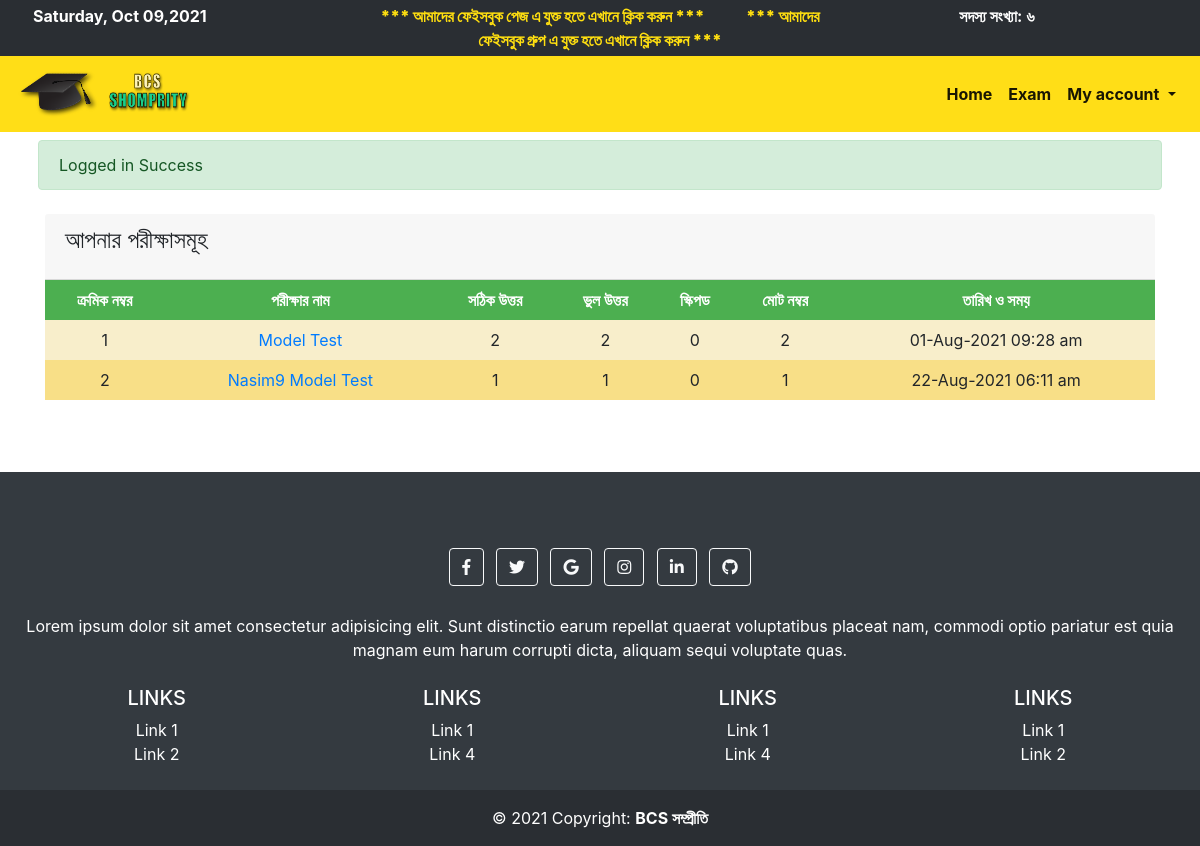
The page /student/participated_exams.php (signed in) on the database its author committed.
### tables this page shows
CREATE TABLE `question_answer` (
  `id` bigint(20) NOT NULL,
  `user_id` bigint(20) NOT NULL,
  `model_test_id` bigint(20) NOT NULL,
  `skipped` float NOT NULL DEFAULT 0,
  `correct_answer` float NOT NULL DEFAULT 0,
  `wrong_answer` float NOT NULL DEFAULT 0,
  `total_mark` float NOT NULL DEFAULT 0,
  `positive_mark` float NOT NULL DEFAULT 0,
  `negative_mark` float NOT NULL DEFAULT 0,
  `all_answer` varchar(1000) NOT NULL DEFAULT '0',
  `created_at` timestamp NOT NULL DEFAULT current_timestamp()
);

CREATE TABLE `model_test` (
  `id` int(11) NOT NULL,
  `user_id` int(11) NOT NULL,
  `model_test_name` varchar(100) NOT NULL,
  `model_test_examiner_name` varchar(100) NOT NULL,
  `positive_mark` float NOT NULL,
  `negative_mark` float NOT NULL,
  `model_test_date` varchar(100) NOT NULL,
  `duration` int(11) NOT NULL,
  `model_set` varchar(100) DEFAULT NULL,
  `course_id` int(11) DEFAULT NULL,
  `payment` int(11) DEFAULT NULL,
  `pinned` int(11) DEFAULT NULL,
  `secure_pin` varchar(100) DEFAULT NULL,
  `image_name` varchar(100) DEFAULT NULL,
  `image_type` varchar(100) DEFAULT NULL,
  `participants` int(11) DEFAULT NULL,
  `finished` int(11) DEFAULT NULL,
  `total_questions` int(11) DEFAULT NULL,
  `created_at` timestamp NULL DEFAULT current_timestamp(),
  `banner_payment_amount` varchar(100) DEFAULT NULL,
  `banner_medium` varchar(100) DEFAULT NULL,
  `banner_action` tinyint(1) NOT NULL DEFAULT 0,
  `banner_payment_number` varchar(100) DEFAULT NULL
);

### link/dbname.php (called while the page is built, shortened)
<?php
$MODEL_TEST = 'model_test';
$QUESTION_ANSWER = 'question_answer';

### student/participated_exams.php (the view)
<?php include 'toplayout.php';
$user_id = userID($userInput);
$final_pagination_results = all_by_SPECIFIC_ID($QUESTION_ANSWER,'user_id',$user_id );
?>
<div class="container">
    <div class="card-header">
        <h4 class="card-title" style="display: flex"> আপনার পরীক্ষাসমূহ </h4>
    </div>
    <table class="category_table text-center">
        <tr>
            <th> ক্রমিক নম্বর </th>
            <th> পরীক্ষার নাম </th>
            <th> সঠিক উত্তর </th>
            <th> ভুল উত্তর </th>
            <th> স্কিপড </th>
            <th> মোট নম্বর </th>
            <th> তারিখ ও সময় </th>
        </tr>
        <?php $index = 1;
         foreach($final_pagination_results as $row) {?>
        <tr>
            <td><?php echo $index;?></td>
            <td>
                <a href="result.php?id=<?php echo $row['model_test_id']; ?>"><?php echo returnSingleValue($MODEL_TEST,'model_test_name','id',$row['model_test_id']); ?></a>
            </td>
            <td><?php echo $row['correct_answer']; ?></td>
            <td><?php echo $row['wrong_answer']; ?></td>
            <td><?php echo $row['skipped']; ?></td>
            <td><?php echo $row['total_mark']; ?></td>
            <td><?php echo stringToDate($row['created_at'])." ".stringToTime($row['created_at']); ?></td>
        </tr>
        <?php $index= $index+1; } ?>
    </table>
    <br>
    <br>
</div>
<br>
<?php include 'bottomlayout.php'; ?>

### rows shown on the page
question_answer: model_test.model_test_name "Model Test", correct_answer "2", wrong_answer "2", skipped "0", total_mark "2", created_at "01-Aug-2021", created_at "09:28 am"
question_answer: model_test.model_test_name "Nasim9 Model Test", correct_answer "1", wrong_answer "1", skipped "0", total_mark "1", created_at "22-Aug-2021", created_at "06:11 am"

### other values the page prints
englishToBangla($totalmember) "৬"
$_SESSION['message'] "Logged in Success"
